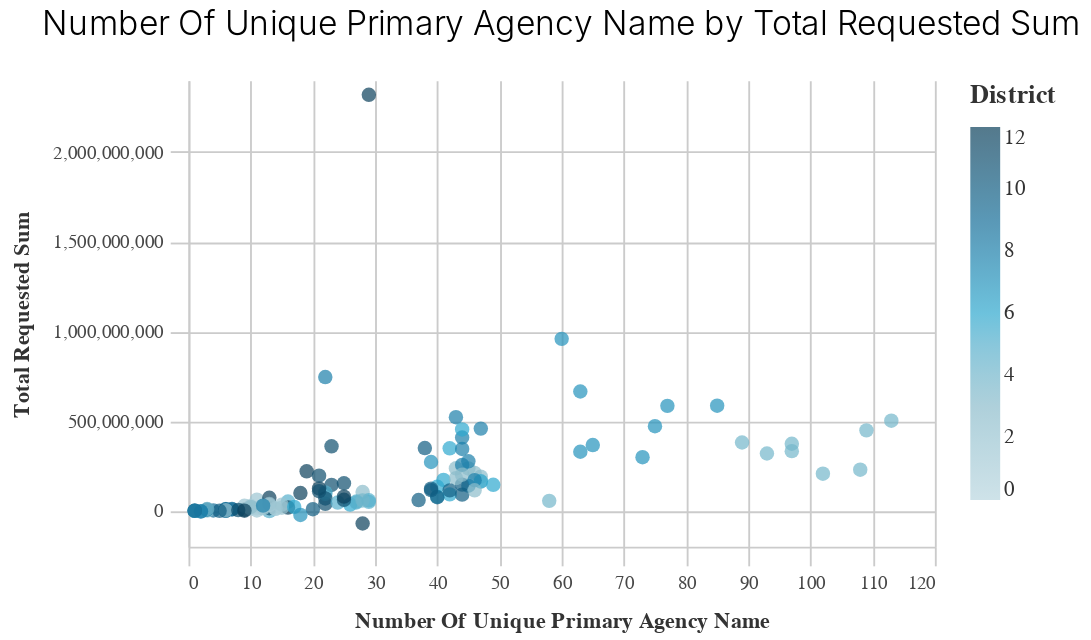

This figure's notebook cell:
### Code cell
_dla_utils.basic_scatter_chart(df1, "unique_primary_agency_name", "total_requested_sum", "dist", "subset", "")

### Figure 1 — Vega-Lite specification as saved in the notebook (floating-point values rounded to 4 significant figures; data arrays with more than 128 entries replaced by an {"elided": "..."} marker saying what was removed)
{"width": 400, "height": 250, "background": "white", "config": {"title": {"fontSize": 18, "font": "Raleway", "anchor": "middle", "fontColor": "#333", "fontWeight": 300, "offset": 20}, "header": {"labelFont": "Nunito Sans", "titleFont": "Raleway"}, "axis": {"domain": true, "domainColor": "#cbcbcb", "grid": true, "gridColor": "#cbcbcb", "gridWidth": 1, "labelColor": "#474747", "labelFontSize": 10, "titleColor": "#333", "tickColor": "#cbcbcb", "tickSize": 10, "titleFontSize": 12, "titlePadding": 10, "labelPadding": 4, "labelFont": "Nunito Sans", "titleFont": "Raleway"}, "axisBand": {"grid": false}, "range": {"category_bright": ["#2EA8CE", "#EB9F3C", "#F4D837", "#51BF9D", "#8CBCCB", "#9487C0"], "category_bold": ["#136C97", "#E16B26", "#F6BF16", "#00896B", "#7790A3", "#5B559C"], "diverging": ["#E16B26", "#EB9F3C", "#f6e7e1", "#8CBCCB", "#2EA8CE", "#136C97"], "sequential": ["#B9D6DF", "#8CBCCB", "#2EA8CE", "#136C97", "#0B405B"]}, "legend": {"labelFont": "Nunito Sans", "labelFontSize": 11, "symbolType": "square", "symbolSize": 30, "titleFont": "Raleway", "titleFontSize": 14, "titlePadding": 10, "padding": 1, "orient": "right", "labelLimit": 0, "labelColor": "#333", "titleColor": "#333"}, "view": {"stroke": "transparent"}, "group": {"fill": "white"}, "arc": {"fill": "#8CBCCB"}, "area": {"fill": "#8CBCCB"}, "line": {"stroke": "#8CBCCB", "strokeWidth": 2}, "trail": {"color": "#8CBCCB", "stroke": "#8CBCCB", "strokeWidth": 0, "size": 1}, "path": {"stroke": "#8CBCCB", "strokeWidth": 0.5}, "rect": {"fill": "#8CBCCB"}, "point": {"filled": true, "shape": "circle"}, "shape": {"stroke": "#8CBCCB"}, "text": {"font": "Nunito Sans", "color": "#8CBCCB", "fontSize": 11, "align": "center", "fontWeight": 400, "size": 11}, "bar": {"binSpacing": 2, "fill": "#8CBCCB", "stroke": false}, "background": "white", "font": "Raleway"}, "data": {"name": "data-9932a9c8065bd0d33d445ae2db6129a2"}, "mark": {"type": "circle", "size": 60}, "encoding": {"color": {"field": "dist", "legend": {"title": "District"}, "scale": {"range": ["#B9D6DF", "#8CBCCB", "#2EA8CE", "#136C97", "#0B405B"]}, "type": "quantitative"}, "x": {"field": "unique_primary_agency_name", "title": "Number Of Unique Primary Agency Name", "type": "quantitative"}, "y": {"field": "total_requested_sum", "title": "Total Requested Sum", "type": "quantitative"}}, "title": "Number Of Unique Primary Agency Name by Total Requested Sum", "$schema": "https://vega.github.io/schema/vega-lite/v4.17.0.json", "datasets": {"data-9932a9c8065bd0d33d445ae2db6129a2": {"elided": "134 records"}}}
